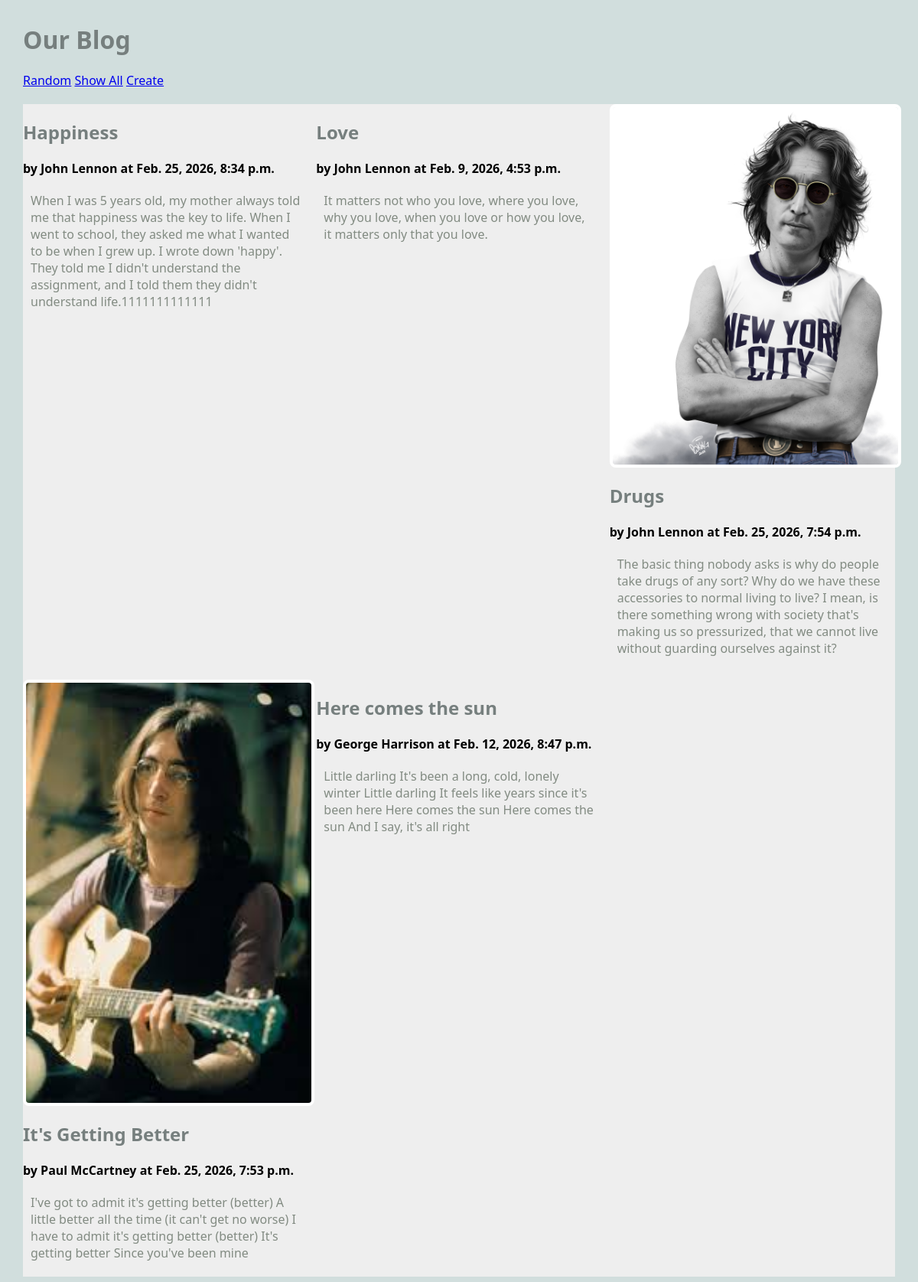
/blog/show_all, run on the app's committed database.
### blog/models.py (models this page shows, shortened)
class Article(models.Model):
    title = models.TextField(blank=False)
    author = models.TextField(blank=False)
    text = models.TextField(blank=False)
    published = models.DateTimeField(auto_now=True)
    image_file = models.ImageField(blank=True) # an actual image

### blog/views.py (the view)
# urls.py: path('show_all', ShowAllView.as_view(), name="show_all"), # modified
class ShowAllView(ListView):
    model = Article # retrieve objects of type Article from the database
    template_name = 'blog/show_all.html'
    context_object_name = 'articles' # how to find the data in the template file

### blog/templates/blog/show_all.html (shortened to what this page needs)
{% extends 'blog/base.html' %}
{% block content %}
<main class="grid-container">
    {% for a in articles %}
    <article>
        {% if a.image_file %}
        <a href="{% url 'article' a.pk %}">
        <img src="{{ a.image_file.url }}" alt="{{ a.title }}">
        </a>
        {% endif %}
        <div>
        <h2>{{a.title}}</h2>
        <strong>by {{a.author}} at {{a.published}}</strong>
        <p>
        {{a.text}}
        </p>
        </div>
    </article>
    {% endfor %}
</main>
{% endblock %}

### blog/templates/blog/base.html (shortened to what this page needs)
{% load static %}
<html>
    <head>
        <link rel="stylesheet" href="{% static 'styles-blog.css' %}">
    </head>
    <body>
        <head>
            <h1>Our Blog</h1>
            <nav>
                <ul>
                    <li><a href="{% url 'random' %}">Random</a></li>
                    <li><a href="{% url 'show_all' %}">Show All</a></li>
                    <li><a href="{% url 'create_article' %}">Create</a></li>
                </ul>
            </nav>
        </head>
        {% block content %}
        {% endblock %}
    </body>
</html>

### static/styles-blog.css (style rules this page uses)
body { margin: 30px; background: #d1dedd; font-family:'Segoe UI', Tahoma, Geneva, Verdana, sans-serif; }
ul, li { padding: 0px; list-style-type: none; }
h1, h2, h3 { color: #767f7e; }
p { color: #828b82; }
.grid-container { background: #eee; max-width: 900px; display: grid; grid-template-columns: repeat(3, 1fr); grid-gap: 10px; max-width: 1200px; margin: 20px auto; }
article img, article.featured img { width: 100%; border: 4px solid #fff; border-radius: 8px; }
article p, article h3 { margin: 20px 10px; }
nav li { display: inline; }

### data on the page
Article: title "Happiness", author "John Lennon", published "Feb. 25, 2026, 8:34 p.m.", text "When I was 5 years old, my mother always told me that happiness was the key to life. When I went to school, they asked me what I wanted to be when I grew up. I wrote down 'happy'. They told me I didn't understand the assignment, and I told them they didn't understand life.1111111111111"
Article: title "Love", author "John Lennon", published "Feb. 9, 2026, 4:53 p.m.", text "It matters not who you love, where you love, why you love, when you love or how you love, it matters only that you love."
Article: image_file (picture), title "Drugs", author "John Lennon", published "Feb. 25, 2026, 7:54 p.m.", text "The basic thing nobody asks is why do people take drugs of any sort? Why do we have these accessories to normal living to live? I mean, is there something wrong with society that's making us so pressurized, that we cannot live without guarding ourselves against it?"
Article: image_file (picture), title "It's Getting Better", author "Paul McCartney", published "Feb. 25, 2026, 7:53 p.m.", text "I've got to admit it's getting better (better) A little better all the time (it can't get no worse) I have to admit it's getting better (better) It's getting better Since you've been mine"
Article: title "Here comes the sun", author "George Harrison", published "Feb. 12, 2026, 8:47 p.m.", text "Little darling It's been a long, cold, lonely winter Little darling It feels like years since it's been here Here comes the sun Here comes the sun And I say, it's all right"
